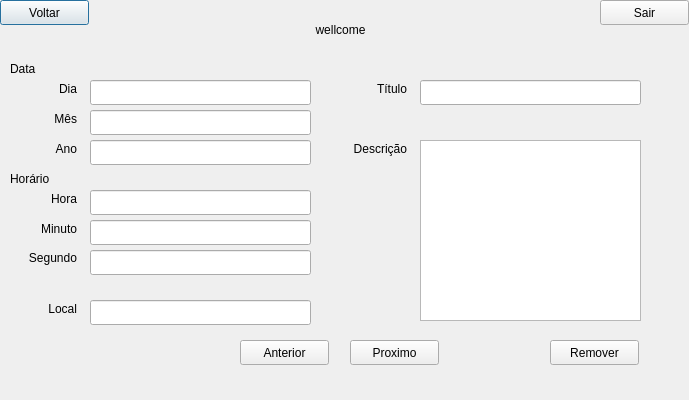
<?xml version="1.0" encoding="UTF-8"?>
<ui version="4.0">
 <class>CompromissosWindow</class>
 <widget class="QDialog" name="CompromissosWindow">
  <property name="geometry">
   <rect>
    <x>0</x>
    <y>0</y>
    <width>689</width>
    <height>400</height>
   </rect>
  </property>
  <property name="windowTitle">
   <string>Dialog</string>
  </property>
  <widget class="QLineEdit" name="lineEditMes">
   <property name="geometry">
    <rect>
     <x>90</x>
     <y>110</y>
     <width>221</width>
     <height>25</height>
    </rect>
   </property>
   <property name="readOnly">
    <bool>true</bool>
   </property>
  </widget>
  <widget class="QLabel" name="labelData">
   <property name="geometry">
    <rect>
     <x>10</x>
     <y>60</y>
     <width>67</width>
     <height>17</height>
    </rect>
   </property>
   <property name="text">
    <string>Data</string>
   </property>
  </widget>
  <widget class="QLabel" name="labelHora">
   <property name="geometry">
    <rect>
     <x>10</x>
     <y>190</y>
     <width>67</width>
     <height>17</height>
    </rect>
   </property>
   <property name="text">
    <string>Hora</string>
   </property>
   <property name="alignment">
    <set>Qt::AlignRight|Qt::AlignTrailing|Qt::AlignVCenter</set>
   </property>
  </widget>
  <widget class="QLineEdit" name="lineEditAno">
   <property name="geometry">
    <rect>
     <x>90</x>
     <y>140</y>
     <width>221</width>
     <height>25</height>
    </rect>
   </property>
   <property name="readOnly">
    <bool>true</bool>
   </property>
  </widget>
  <widget class="QLabel" name="labelDia">
   <property name="geometry">
    <rect>
     <x>10</x>
     <y>80</y>
     <width>67</width>
     <height>17</height>
    </rect>
   </property>
   <property name="text">
    <string>Dia</string>
   </property>
   <property name="alignment">
    <set>Qt::AlignRight|Qt::AlignTrailing|Qt::AlignVCenter</set>
   </property>
  </widget>
  <widget class="QPushButton" name="pushButtonVoltar">
   <property name="geometry">
    <rect>
     <x>0</x>
     <y>0</y>
     <width>89</width>
     <height>25</height>
    </rect>
   </property>
   <property name="text">
    <string>Voltar</string>
   </property>
  </widget>
  <widget class="QLineEdit" name="lineEditLocal">
   <property name="geometry">
    <rect>
     <x>90</x>
     <y>300</y>
     <width>221</width>
     <height>25</height>
    </rect>
   </property>
   <property name="readOnly">
    <bool>true</bool>
   </property>
  </widget>
  <widget class="QLabel" name="labelHorario">
   <property name="geometry">
    <rect>
     <x>10</x>
     <y>170</y>
     <width>67</width>
     <height>17</height>
    </rect>
   </property>
   <property name="text">
    <string>Horário</string>
   </property>
  </widget>
  <widget class="QLabel" name="labelMes">
   <property name="geometry">
    <rect>
     <x>10</x>
     <y>110</y>
     <width>67</width>
     <height>17</height>
    </rect>
   </property>
   <property name="text">
    <string>Mês</string>
   </property>
   <property name="alignment">
    <set>Qt::AlignRight|Qt::AlignTrailing|Qt::AlignVCenter</set>
   </property>
  </widget>
  <widget class="QLabel" name="labelOla">
   <property name="geometry">
    <rect>
     <x>240</x>
     <y>20</y>
     <width>201</width>
     <height>20</height>
    </rect>
   </property>
   <property name="sizeIncrement">
    <size>
     <width>20</width>
     <height>0</height>
    </size>
   </property>
   <property name="locale">
    <locale language="Portuguese" country="Brazil"/>
   </property>
   <property name="text">
    <string>wellcome</string>
   </property>
   <property name="alignment">
    <set>Qt::AlignCenter</set>
   </property>
  </widget>
  <widget class="QLabel" name="labelTitulo">
   <property name="geometry">
    <rect>
     <x>340</x>
     <y>80</y>
     <width>67</width>
     <height>17</height>
    </rect>
   </property>
   <property name="text">
    <string>Título</string>
   </property>
   <property name="alignment">
    <set>Qt::AlignRight|Qt::AlignTrailing|Qt::AlignVCenter</set>
   </property>
  </widget>
  <widget class="QLineEdit" name="lineEditHora">
   <property name="geometry">
    <rect>
     <x>90</x>
     <y>190</y>
     <width>221</width>
     <height>25</height>
    </rect>
   </property>
   <property name="readOnly">
    <bool>true</bool>
   </property>
  </widget>
  <widget class="QLineEdit" name="lineEditDia">
   <property name="geometry">
    <rect>
     <x>90</x>
     <y>80</y>
     <width>221</width>
     <height>25</height>
    </rect>
   </property>
   <property name="readOnly">
    <bool>true</bool>
   </property>
  </widget>
  <widget class="QLabel" name="labelLocal">
   <property name="geometry">
    <rect>
     <x>10</x>
     <y>300</y>
     <width>67</width>
     <height>17</height>
    </rect>
   </property>
   <property name="text">
    <string>Local</string>
   </property>
   <property name="alignment">
    <set>Qt::AlignRight|Qt::AlignTrailing|Qt::AlignVCenter</set>
   </property>
  </widget>
  <widget class="QLabel" name="labelDescricao">
   <property name="geometry">
    <rect>
     <x>340</x>
     <y>140</y>
     <width>67</width>
     <height>17</height>
    </rect>
   </property>
   <property name="text">
    <string>Descrição</string>
   </property>
   <property name="alignment">
    <set>Qt::AlignRight|Qt::AlignTrailing|Qt::AlignVCenter</set>
   </property>
  </widget>
  <widget class="QLineEdit" name="lineEditTitulo">
   <property name="geometry">
    <rect>
     <x>420</x>
     <y>80</y>
     <width>221</width>
     <height>25</height>
    </rect>
   </property>
   <property name="readOnly">
    <bool>true</bool>
   </property>
  </widget>
  <widget class="QLineEdit" name="lineEditMinuto">
   <property name="geometry">
    <rect>
     <x>90</x>
     <y>220</y>
     <width>221</width>
     <height>25</height>
    </rect>
   </property>
   <property name="readOnly">
    <bool>true</bool>
   </property>
  </widget>
  <widget class="QLabel" name="labelAno">
   <property name="geometry">
    <rect>
     <x>10</x>
     <y>140</y>
     <width>67</width>
     <height>17</height>
    </rect>
   </property>
   <property name="text">
    <string>Ano</string>
   </property>
   <property name="alignment">
    <set>Qt::AlignRight|Qt::AlignTrailing|Qt::AlignVCenter</set>
   </property>
  </widget>
  <widget class="QLabel" name="labelMinuto">
   <property name="geometry">
    <rect>
     <x>10</x>
     <y>220</y>
     <width>67</width>
     <height>17</height>
    </rect>
   </property>
   <property name="text">
    <string>Minuto</string>
   </property>
   <property name="alignment">
    <set>Qt::AlignRight|Qt::AlignTrailing|Qt::AlignVCenter</set>
   </property>
  </widget>
  <widget class="QPlainTextEdit" name="plainTextEditDescricao">
   <property name="geometry">
    <rect>
     <x>420</x>
     <y>140</y>
     <width>221</width>
     <height>181</height>
    </rect>
   </property>
   <property name="readOnly">
    <bool>true</bool>
   </property>
  </widget>
  <widget class="QLineEdit" name="lineEditSegundo">
   <property name="geometry">
    <rect>
     <x>90</x>
     <y>250</y>
     <width>221</width>
     <height>25</height>
    </rect>
   </property>
   <property name="readOnly">
    <bool>true</bool>
   </property>
  </widget>
  <widget class="QLabel" name="labelSegundo">
   <property name="geometry">
    <rect>
     <x>10</x>
     <y>250</y>
     <width>67</width>
     <height>16</height>
    </rect>
   </property>
   <property name="text">
    <string>Segundo</string>
   </property>
   <property name="alignment">
    <set>Qt::AlignRight|Qt::AlignTrailing|Qt::AlignVCenter</set>
   </property>
  </widget>
  <widget class="QPushButton" name="pushButtonSair">
   <property name="geometry">
    <rect>
     <x>600</x>
     <y>0</y>
     <width>89</width>
     <height>25</height>
    </rect>
   </property>
   <property name="text">
    <string>Sair</string>
   </property>
  </widget>
  <widget class="QPushButton" name="pushButtonProximo">
   <property name="geometry">
    <rect>
     <x>350</x>
     <y>340</y>
     <width>89</width>
     <height>25</height>
    </rect>
   </property>
   <property name="text">
    <string>Proximo</string>
   </property>
  </widget>
  <widget class="QPushButton" name="pushButtonAnterior">
   <property name="geometry">
    <rect>
     <x>240</x>
     <y>340</y>
     <width>89</width>
     <height>25</height>
    </rect>
   </property>
   <property name="text">
    <string>Anterior</string>
   </property>
  </widget>
  <widget class="QPushButton" name="pushButtonRemover">
   <property name="geometry">
    <rect>
     <x>550</x>
     <y>340</y>
     <width>89</width>
     <height>25</height>
    </rect>
   </property>
   <property name="text">
    <string>Remover</string>
   </property>
  </widget>
 </widget>
 <resources/>
 <connections/>
</ui>
